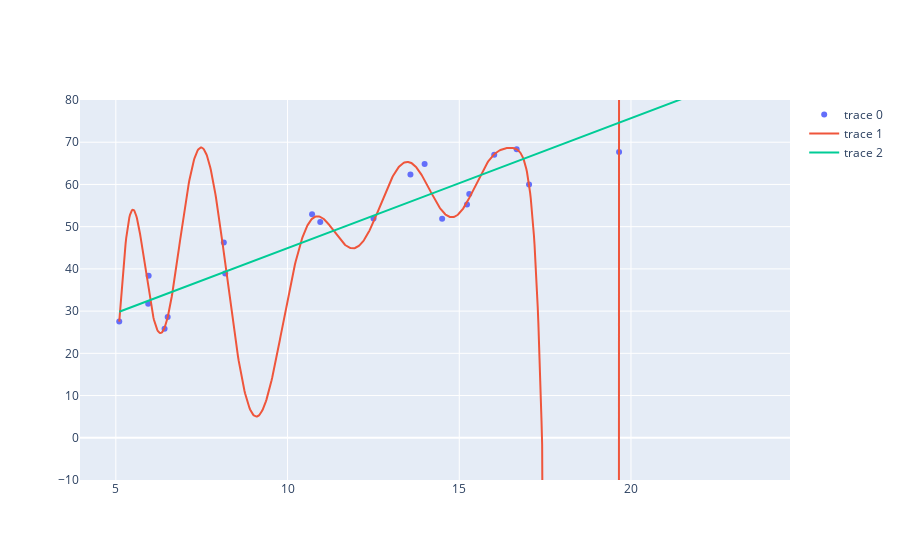

Write notebook code for a chart like this one.
### Code cell
fig = go.Figure()

fig.add_scatter(x=x, y=y, mode='markers')
fig.add_scatter(x=x_pred_pol, y=y_pred_pol)
fig.add_scatter(x=x_pred_lin, y=y_pred_lin)
fig.update(layout_yaxis_range = [-10,80])

### Figure 1 — Plotly figure (JSON) as saved in the notebook; plotly's stock layout.template omitted (floating-point values rounded to 4 significant figures; data arrays with more than 128 entries replaced by an {"elided": "..."} marker saying what was removed)
{"data": [{"mode": "markers", "type": "scatter", "x": [10.95, 17.03, 8.184, 16.67, 10.71, 8.144, 6.419, 5.099, 5.942, 19.65, 15.29, 23.49, 13.58, 14.5, 5.955, 6.509, 12.5, 13.99, 16.02, 15.23], "y": [51.08, 59.98, 38.9, 68.36, 52.92, 46.26, 25.83, 27.51, 31.73, 67.67, 57.74, 91.35, 62.37, 51.89, 38.36, 28.59, 51.91, 64.82, 67.02, 55.27]}, {"type": "scatter", "x": {"elided": "1000 float values"}, "y": {"elided": "1000 float values"}}, {"type": "scatter", "x": {"elided": "1000 float values"}, "y": {"elided": "1000 float values"}}], "layout": {"yaxis": {"range": [-10, 80]}}}
